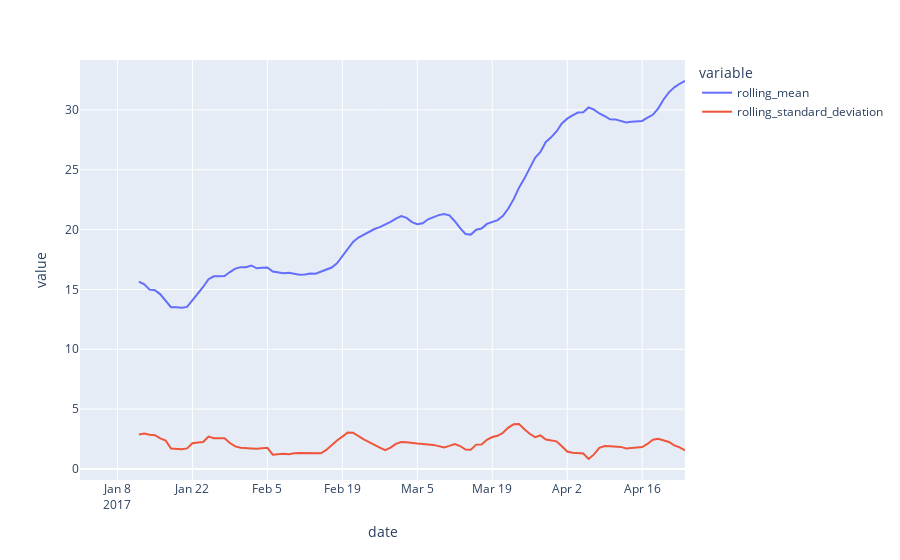

This figure's notebook cell:
### Code cell
fig = px.line(df_2, x="date", y = ['rolling_mean', 'rolling_standard_deviation'])
fig.show()
